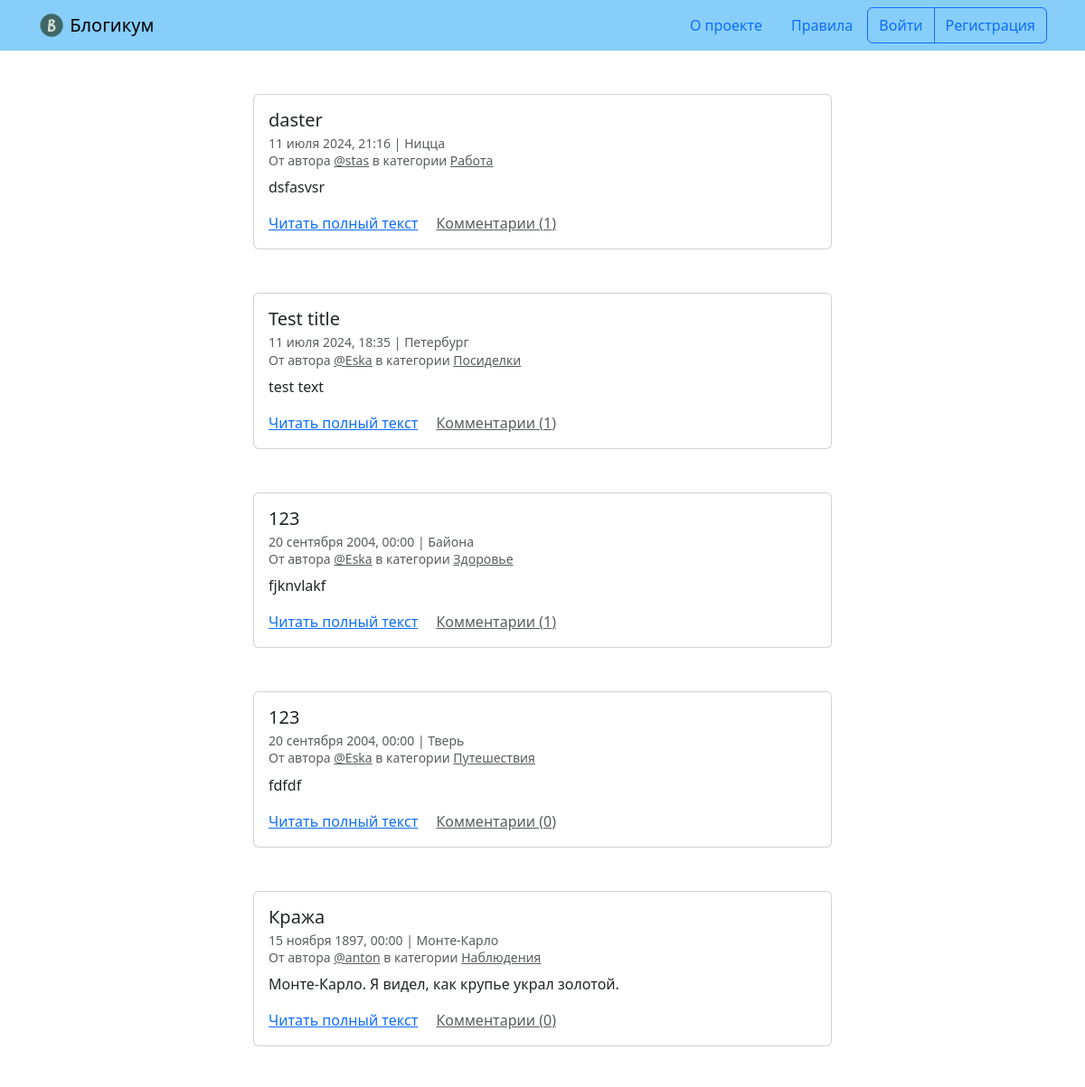
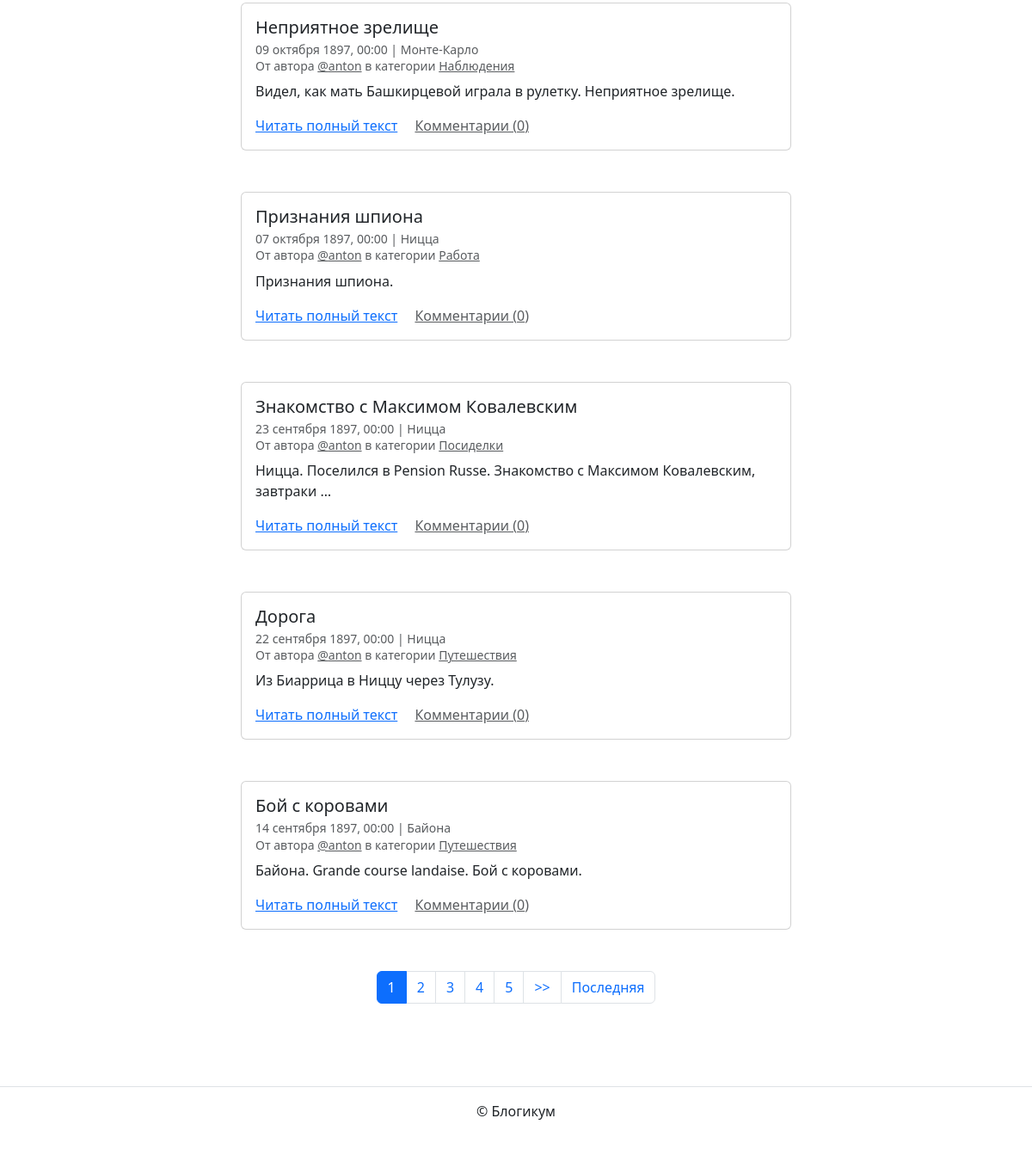
The page / on the database its author committed (2 pictures, top to bottom).
### blog/models.py (models this page shows, shortened)
class BaseModel(models.Model):
    is_published = models.BooleanField(
        default=True,
        verbose_name=_('Опубликовано'),
        help_text=_('Снимите галочку, чтобы скрыть публикацию.')
    )
    created_at = models.DateTimeField(
        auto_now_add=True,
        verbose_name=_('Добавлено')
    )
    class Meta:
        abstract = True

class Post(BaseModel):
    title = models.CharField(
        max_length=MAX_LENGTH,
        verbose_name=_('Название')
    )
    text = models.TextField(
        verbose_name=_('Текст')
    )
    pub_date = models.DateTimeField(
        default=timezone.now,
        verbose_name=_('Дата и время публикации'),
        help_text=_('Если установить дату и время в будущем'
                    ' — можно делать отложенные публикации.')
    )
    author = models.ForeignKey(
        User,
        on_delete=models.CASCADE,
        verbose_name=_('Автор публикации'),
        related_name='posts'
    )
    location = models.ForeignKey(
        Location,
        on_delete=models.SET_NULL,
        null=True,
        blank=True,
        verbose_name=_('Местоположение'),
        related_name='posts'
    )
    category = models.ForeignKey(
        Category,
        on_delete=models.SET_NULL,
        null=True,
        verbose_name=_('Категория'),
        related_name='posts'
    )
    image = models.ImageField(
        upload_to='posts/',
        blank=True,
        null=True,
        verbose_name=_('Картинка')
    )
    class Meta:
        verbose_name = _('публикация')
        verbose_name_plural = _('Публикации')
        ordering = ['-pub_date']

class Location(BaseModel):
    name = models.CharField(
        max_length=MAX_LENGTH,
        verbose_name=_('Название места')
    )
    class Meta:
        verbose_name = _('местоположение')
        verbose_name_plural = _('Местоположения')

class Category(BaseModel):
    title = models.CharField(
        max_length=MAX_LENGTH,
        verbose_name=('Заголовок')
    )
    description = models.TextField(
        verbose_name=('Описание')
    )
    slug = models.SlugField(
        unique=True,
        verbose_name=('Идентификатор'),
        help_text=('Идентификатор страницы для URL; '
                   'разрешены символы латиницы, цифры, дефис и подчёркивание.')
    )
    class Meta:
        verbose_name = _('категория')
        verbose_name_plural = _('Категории')

### blog/views.py (the view)
# urls.py: path('', views.index, name='index'),
def index(request):
    template = 'blog/index.html'
    posts = get_recent_posts(request).order_by('-pub_date')
    paginator = Paginator(posts, LIST_PER_PAGE)
    page_number = request.GET.get('page')
    page_obj = paginator.get_page(page_number)
    context = {
        'page_obj': page_obj,
    }
    return render(request, template, context)

### blog/views.py (called while the page is built)
def get_recent_posts(request=None):
    posts = Post.objects.filter(
        category__is_published=True,
        pub_date__lte=timezone.now()
    ).annotate(comment_count=Count('comments'))
    if request and request.user.is_authenticated:
        posts = posts | Post.objects.filter(
            author=request.user,
            is_published=False
        )
    return posts.filter(is_published=True).distinct()

### templates/blog/index.html (shortened to what this page needs)
{% extends "base.html" %}
{% block content %}
  {% for post in page_obj %}
    <article class="mb-5">
      {% include "includes/post_card.html" %}
    </article>
  {% endfor %}
  {% include "includes/paginator.html" %}
{% endblock %}

### templates/includes/post_card.html (shortened to what this page needs)
<div class="col d-flex justify-content-center">
  <div class="card" style="width: 40rem;">
    <div class="card-body">
      <h5 class="card-title">{{ post.title }}</h5>
      <h6 class="card-subtitle mb-2 text-muted">
        <small>
          {{ post.pub_date|date:"d E Y, H:i" }} | {% if post.location and post.location.is_published %}{{ post.location.name }}{% else %}Планета Земля{% endif %}<br>
          От автора <a class="text-muted" href="{% url 'blog:profile' post.author.username %}">@{{ post.author.username }}</a> в
          категории {% include "includes/category_link.html" %}
        </small>
      </h6>
      <p class="card-text">{{ post.text|truncatewords:10 }}</p>
      <a href="{% url 'blog:post_detail' post.id %}" class="card-link">Читать полный текст</a>
      <a href="{% url 'blog:post_detail' post.id %}" class="card-link text-muted">Комментарии ({{ post.comment_count }})</a>
    </div>
  </div>
</div>

### templates/includes/category_link.html
<a class="text-muted" href="{% url 'blog:category_posts' post.category.slug %}">
  {{ post.category.title }}
</a>

### rows shown on the page
Post: title "daster", pub_date "11 июля 2024, 21:16", location.name "Ницца", author.username "stas", category "Работа", text "dsfasvsr", comment_count "1"
Post: title "Test title", pub_date "11 июля 2024, 18:35", location.name "Петербург", author.username "Eska", category "Посиделки", text "test text", comment_count "1"
Post: title "123", pub_date "20 сентября 2004, 00:00", location.name "Байона", author.username "Eska", category "Здоровье", text "fjknvlakf", comment_count "1"
Post: title "123", pub_date "20 сентября 2004, 00:00", location.name "Тверь", author.username "Eska", category "Путешествия", text "fdfdf", comment_count "0"
Post: title "Кража", pub_date "15 ноября 1897, 00:00", location.name "Монте-Карло", author.username "anton", category "Наблюдения", text "Монте-Карло. Я видел, как крупье украл золотой.", comment_count "0"
Post: title "Неприятное зрелище", pub_date "09 октября 1897, 00:00", location.name "Монте-Карло", author.username "anton", category "Наблюдения", text "Видел, как мать Башкирцевой играла в рулетку. Неприятное зрелище.", comment_count "0"
Post: title "Признания шпиона", pub_date "07 октября 1897, 00:00", location.name "Ницца", author.username "anton", category "Работа", text "Признания шпиона.", comment_count "0"
Post: title "Знакомство с Максимом Ковалевским", pub_date "23 сентября 1897, 00:00", location.name "Ницца", author.username "anton", category "Посиделки", text "Ницца. Поселился в Pension Russe. Знакомство с Максимом Ковалевским, завтраки …", comment_count "0"
Post: title "Дорога", pub_date "22 сентября 1897, 00:00", location.name "Ницца", author.username "anton", category "Путешествия", text "Из Биаррица в Ниццу через Тулузу.", comment_count "0"
Post: title "Бой с коровами", pub_date "14 сентября 1897, 00:00", location.name "Байона", author.username "anton", category "Путешествия", text "Байона. Grande course landaise. Бой с коровами.", comment_count "0"

### other values the page prints
{{ i }} "1"
{{ i }} "2" "3" "4" "5"
